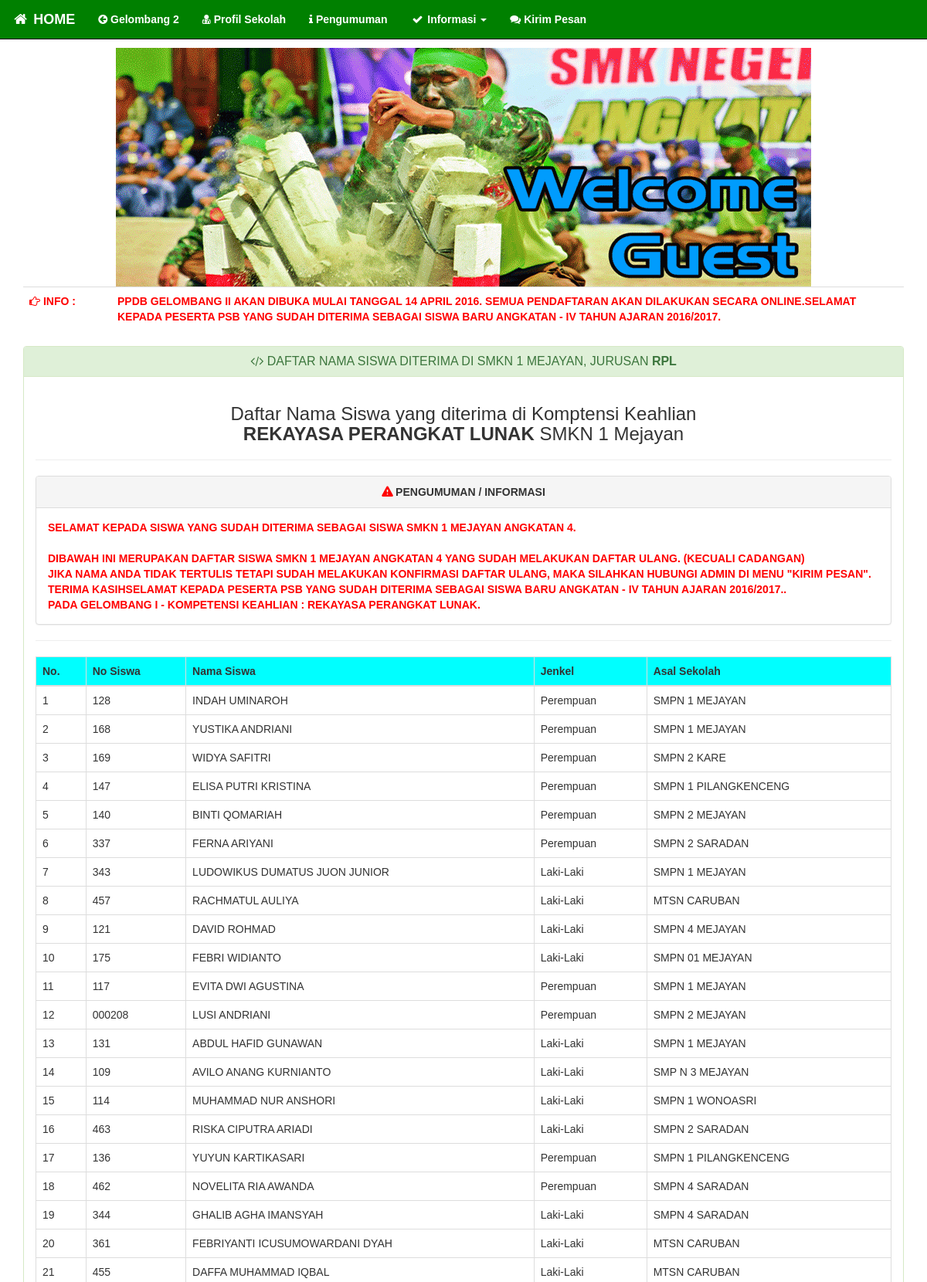
Screenshot of /Siswa-RPL (upper part) with the database file from the repository.
### tables this page shows
CREATE TABLE `info` (
  `kode_user` varchar(10) NOT NULL,
  `isi` text NOT NULL,
  `untuk` varchar(20) NOT NULL
);

CREATE TABLE `bio_siswa` (
  `no_sementara` varchar(10) NOT NULL,
  `nama_siswa` varchar(150) NOT NULL,
  `tempat_lahir` varchar(30) NOT NULL,
  `tgl_lahir` date NOT NULL,
  `jenkel` enum('L','P') NOT NULL,
  `telp` varchar(50) NOT NULL,
  `agama` varchar(15) NOT NULL,
  `nama_ayah` varchar(150) NOT NULL,
  `nama_ibu` varchar(150) NOT NULL,
  `alamat` text NOT NULL,
  `pekerjaan_ayah` varchar(100) NOT NULL,
  `pekerjaan_ibu` varchar(100) NOT NULL,
  `asal_sekolah` varchar(100) NOT NULL,
  `jurusan` enum('TO','RPL','TPHP','TKR') NOT NULL,
  `raport_smt3` varchar(7) NOT NULL,
  `raport_smt4` varchar(7) NOT NULL,
  `raport_smt5` varchar(7) NOT NULL,
  `tes_tulis` varchar(7) NOT NULL,
  `piagam_akademik` varchar(7) NOT NULL,
  `piagam_olahraga` varchar(7) NOT NULL,
  `piagam_senibudaya` varchar(7) NOT NULL,
  `rata_total` varchar(20) NOT NULL,
  `diterima` enum('Y','N') NOT NULL DEFAULT 'N',
  `ruang` int(11) NOT NULL
);

### isi/diterima-rpl.php (the view, shortened to what this page needs)
<div class="panel panel-success">
<div class="panel-heading">
	<h2 class="panel-title" align="center"><i class="fa fa-code"></i>
		DAFTAR NAMA SISWA DITERIMA DI SMKN 1 MEJAYAN, JURUSAN <b>RPL</b></h2>
</div>
<div class="panel-body">
<center><h3>Daftar Nama Siswa yang diterima di Komptensi Keahlian <BR>
<b>REKAYASA PERANGKAT LUNAK</b> SMKN 1 Mejayan</h3></center>
<hr>
<div class="panel panel-default">
	<div class="panel-heading" align="center">
		<b><i class="fa fa-warning pengumuman1"></i> PENGUMUMAN / INFORMASI</b>
	</div>
	<div class="panel-body pengumuman2"><?php $queryjalan = mysqli_query($koneksi, "select * from info where untuk='rpl'") or die("GAGAL ".mysqli_error($koneksi)); while($jalan = mysqli_fetch_array($queryjalan)){ echo strtoupper($jalan['isi']); } ?>
	</div>
</div>
<hr>
<div class="table-responsive">
<table class="table table-bordered table-hover">
<thead>
	<th>No.</th>
	<th>No Siswa</th>
	<th>Nama Siswa</th>
	<th>Jenkel</th>
	<th>Asal Sekolah</th>
</thead>
<tbody>
<?php
$query = mysqli_query($koneksi,"select * from bio_siswa where jurusan='RPL' and diterima='Y' order by rata_total desc limit 64");
$no=1;
while($t = mysqli_fetch_array($query)){ ?>
<tr>
	<td><?php echo $no; ?></td>
	<td><?php echo $t['no_sementara']; ?></td>
	<td><?php echo strtoupper($t['nama_siswa']); ?></td>
	<td><?php if($t['jenkel']=='L'){echo "Laki-Laki";}else{echo "Perempuan";} ?></td>
	<td><?php echo strtoupper($t['asal_sekolah']); ?></td>
</tr>
<?php $no++; } ?>
</tbody>
</table>
</div>
</div>
</div>

### index.php (shortened to what this page needs)
<?php
include 'config/koneksi.php';
?>
<!DOCTYPE html>
<html>
<head>
<link rel="stylesheet" type="text/css" href="asset/css/bootstrap.css">
<link href="asset/font-awesome/css/font-awesome.min.css" rel="stylesheet" type="text/css">
<link rel="stylesheet" href="asset/fancy/jquery.fancybox.css?v=2.1.0" type="text/css"/>
</head>
<body>
<div class="container">
	<div class="row clearfix">
		<div class="col-md-12 column">
			<nav class="navbar navbar-default navbar-fixed-top navbar-inverse" role="navigation">
				<div class="navbar-header">
					 	 <a class="navbar-brand" href="Utama"><font color="white"><b><i class="fa fa-home fa-fw"></i> HOME</b></font></a>
				</div>
				<div class="collapse navbar-collapse" id="bs-example-navbar-collapse-1">
						<?php include 'menu.php';?>
				</div>
			</nav>
		</div>
	</div>
<br><hr>
<div class="row">
<div class="col-md-12">
	<center><img src="asset/img/2Header.gif" class="img-responsive"></center>
</div>
</div>
<div class="row">
<div class="col-sm-12">
<table width="100%" class="table table-hover">
	<tr>
		<td width="10%" class="pengumuman1"><i class="fa fa-hand-o-right"></i> INFO : </td>
		<td width="90%" class="pengumuman2"><marquee><?php $queryjalan = mysqli_query($koneksi, "select * from info where untuk='jalan'") or die("GAGAL ".mysqli_error($koneksi)); while($jalan = mysqli_fetch_array($queryjalan)){ echo strtoupper($jalan['isi']); } ?></marquee></td>
	</tr>
</table>
<?php
$hal = $_GET['halaman'];
if($hal == 'Utama'){
	require_once 'isi/utama.php';
}else if($hal == 'Profil-SMK'){
	require_once 'isi/profil.php';
}
else if($hal == 'Pengumuman'){
	require_once 'isi/pengumuman.php';
}
else if($hal == 'Diterima-TO'){
	require_once 'isi/diterima-to.php';
}else if($hal == 'Diterima-RPL'){
	require_once 'isi/diterima-rpl.php';
}else if($hal == 'Diterima-TPHP'){
	require_once 'isi/diterima-tphp.php';
}else if($hal == 'Diterima-TKR'){
	require_once 'isi/diterima-tkr.php';
}
 ?>
</div>
</div>
</div>
</body>
</html>

### index.php (style rules this page uses)
body { font-family: Arial; }
.pengumuman1 { color: red; font-weight: bold; font-size: 14px; }
.pengumuman2 { color: red; font-weight: bold; font-size: 14px; }
.navbar-inverse { background-color: green; color: #FF0000; }

### isi/diterima-rpl.php (style rules this page uses)
th { background-color: cyan; }

### rows the page displays
info: isi "PPDB GELOMBANG II AKAN DIBUKA MULAI TANGGAL 14 APRIL 2016. SEMUA PENDAFTARAN AKAN DILAKUKAN SECARA ONLINE."
info: isi "SELAMAT KEPADA PESERTA PSB YANG SUDAH DITERIMA SEBAGAI SISWA BARU ANGKATAN - IV TAHUN AJARAN 2016/2017."
info: isi "SELAMAT KEPADA SISWA YANG SUDAH DITERIMA SEBAGAI SISWA SMKN 1 MEJAYAN ANGKATAN 4. DIBAWAH INI MERUPAKAN DAFTAR SISWA SMKN 1 MEJAYAN ANGKATAN 4 YANG SUDAH MELAKUKAN DAFTAR ULANG. (KECUALI CADANGAN) JIKA NAMA ANDA TIDAK TERTULIS TETAPI SUDAH MELAKUKAN KONFIRMASI DAFTAR ULANG, MAKA SILAHKAN HUBUNGI ADMIN DI MENU \"KIRIM PESAN\". TERIMA KASIH"
info: isi "SELAMAT KEPADA PESERTA PSB YANG SUDAH DITERIMA SEBAGAI SISWA BARU ANGKATAN - IV TAHUN AJARAN 2016/2017.. PADA GELOMBANG I - KOMPETENSI KEAHLIAN : REKAYASA PERANGKAT LUNAK."
bio_siswa: no_sementara "128", nama_siswa "INDAH UMINAROH", jenkel "Perempuan", asal_sekolah "SMPN 1 MEJAYAN"
bio_siswa: no_sementara "168", nama_siswa "YUSTIKA ANDRIANI", jenkel "Perempuan", asal_sekolah "SMPN 1 MEJAYAN"
bio_siswa: no_sementara "169", nama_siswa "WIDYA SAFITRI", jenkel "Perempuan", asal_sekolah "SMPN 2 KARE"
bio_siswa: no_sementara "147", nama_siswa "ELISA PUTRI KRISTINA", jenkel "Perempuan", asal_sekolah "SMPN 1 PILANGKENCENG"
bio_siswa: no_sementara "140", nama_siswa "BINTI QOMARIAH", jenkel "Perempuan", asal_sekolah "SMPN 2 MEJAYAN"
bio_siswa: no_sementara "337", nama_siswa "FERNA ARIYANI", jenkel "Perempuan", asal_sekolah "SMPN 2 SARADAN"
bio_siswa: no_sementara "343", nama_siswa "LUDOWIKUS DUMATUS JUON JUNIOR", jenkel "Laki-Laki", asal_sekolah "SMPN 1 MEJAYAN"
bio_siswa: no_sementara "457", nama_siswa "RACHMATUL AULIYA", jenkel "Laki-Laki", asal_sekolah "MTSN CARUBAN"
bio_siswa: no_sementara "121", nama_siswa "DAVID ROHMAD", jenkel "Laki-Laki", asal_sekolah "SMPN 4 MEJAYAN"
bio_siswa: no_sementara "175", nama_siswa "FEBRI WIDIANTO", jenkel "Laki-Laki", asal_sekolah "SMPN 01 MEJAYAN"
bio_siswa: no_sementara "117", nama_siswa "EVITA DWI AGUSTINA", jenkel "Perempuan", asal_sekolah "SMPN 1 MEJAYAN"
bio_siswa: no_sementara "000208", nama_siswa "LUSI ANDRIANI", jenkel "Perempuan", asal_sekolah "SMPN 2 MEJAYAN"
bio_siswa: no_sementara "131", nama_siswa "ABDUL HAFID GUNAWAN", jenkel "Laki-Laki", asal_sekolah "SMPN 1 MEJAYAN"
bio_siswa: no_sementara "109", nama_siswa "AVILO ANANG KURNIANTO", jenkel "Laki-Laki", asal_sekolah "SMP N 3 MEJAYAN"
bio_siswa: no_sementara "114", nama_siswa "MUHAMMAD NUR ANSHORI", jenkel "Laki-Laki", asal_sekolah "SMPN 1 WONOASRI"
bio_siswa: no_sementara "463", nama_siswa "RISKA CIPUTRA ARIADI", jenkel "Laki-Laki", asal_sekolah "SMPN 2 SARADAN"
bio_siswa: no_sementara "136", nama_siswa "YUYUN KARTIKASARI", jenkel "Perempuan", asal_sekolah "SMPN 1 PILANGKENCENG"
bio_siswa: no_sementara "462", nama_siswa "NOVELITA RIA AWANDA", jenkel "Perempuan", asal_sekolah "SMPN 4 SARADAN"
bio_siswa: no_sementara "344", nama_siswa "GHALIB AGHA IMANSYAH", jenkel "Laki-Laki", asal_sekolah "SMPN 4 SARADAN"
bio_siswa: no_sementara "361", nama_siswa "FEBRIYANTI ICUSUMOWARDANI DYAH", jenkel "Laki-Laki", asal_sekolah "MTSN CARUBAN"
bio_siswa: no_sementara "455", nama_siswa "DAFFA MUHAMMAD IQBAL", jenkel "Laki-Laki", asal_sekolah "MTSN CARUBAN"
